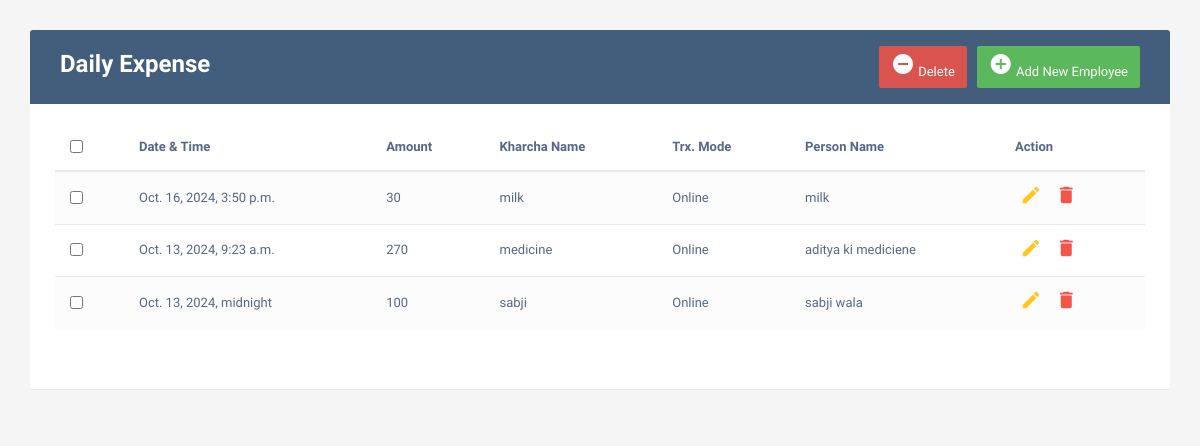
The page / on the database its author committed.
### expense/models.py (models this page shows)
class Expense(models.Model):
    date = models.DateTimeField()  # Use DateField for dates
    amount = models.IntegerField(default=0)  # No max_length for IntegerField
    kname = models.CharField(max_length=200)
    mode = models.CharField(max_length=200)
    pname = models.CharField(max_length=200)
    def __str__(self):
        return self.kname

### expense/views.py (the view)
# urls.py: 2. Add a URL to urlpatterns:  path('', views.home, name='home')
def home(request):
    expense = Expense.objects.all()[::-1]
    data ={
        'expense' : expense,
    }
    return render(request,"index.html", data)

### template/index.html (shortened to what this page needs)
<!DOCTYPE html>
<html lang="en">
<head>
<link rel="stylesheet" href="https://maxcdn.bootstrapcdn.com/font-awesome/4.7.0/css/font-awesome.min.css">
<link rel="stylesheet" href="https://maxcdn.bootstrapcdn.com/bootstrap/3.3.7/css/bootstrap.min.css">
</head>
<body>
    <div class="container">
        <div class="table-wrapper">
            <div class="table-title">
                <div class="row">
                    <div class="col-sm-6">
                        <h2><b>Daily Expense</b></h2>
                    </div>
                    <div class="col-sm-6 text-right">
                        <a href="#addEmployeeModal" class="btn btn-success" data-toggle="modal">
                            <i class="material-icons">&#xE147;</i> <span>Add New Employee</span>
                        </a>
                        <a href="#deleteEmployeeModal" class="btn btn-danger" data-toggle="modal">
                            <i class="material-icons">&#xE15C;</i> <span>Delete</span>
                        </a>
                    </div>
                </div>
            </div>
            <div class="table-responsive">
                <table class="table table-striped table-hover">
                    <thead>
                        <tr>
                            <th>
                                <span class="custom-checkbox">
                                    <input type="checkbox" id="selectAll">
                                </span>
                            </th>
                            <th>Date & Time</th>
                            <th>Amount</th>
                            <th>Kharcha Name</th>
                            <th>Trx. Mode</th>
                            <th>Person Name</th>
                            <th>Action</th>
                        </tr>
                    </thead>
                    <tbody>
                        {% for i in expense %}
                            <tr>
                                <td>
                                    <span class="custom-checkbox">
                                        <input type="checkbox" id="checkbox{{ forloop.counter }}" name="options[]" value="{{ i.id }}">
                                    </span>
                                </td>
                                <td>{{ i.date }}</td>
                                <td>{{ i.amount }}</td>
                                <td>{{ i.kname }}</td>
                                <td>{{ i.mode }}</td>
                                <td>{{ i.pname }}</td>
                                <td>
                                    <a href="#editEmployeeModal-{{forloop.counter}}" class="edit" data-toggle="modal"><i class="material-icons" data-toggle="tooltip" title="Edit">&#xE254;</i></a>
                                    <a href="#deleteEmployeeModal-{{forloop.counter}}" class="delete" data-toggle="modal"><i class="material-icons" data-toggle="tooltip" title="Delete">&#xE872;</i></a>
                                </td>
                            </tr>
                        {% endfor %}
                    </tbody>
                </table>
            </div>
        </div>
    </div>
</body>
</html>

### template/index.html (style rules this page uses)
body { color: #566787; background: #f5f5f5; font-family: 'Varela Round', sans-serif; font-size: 13px; }
.table-wrapper { background: #fff; padding: 20px 25px; margin: 30px 0; border-radius: 3px; box-shadow: 0 1px 1px rgba(0, 0, 0, .05); }
.table-title { padding-bottom: 15px; background: #435d7d; color: #fff; padding: 16px 30px; margin: -20px -25px 10px; border-radius: 3px 3px 0 0; }
.table-title h2 { margin: 5px 0 0; font-size: 24px; }
.table-title .btn { color: #fff; float: right; font-size: 13px; border: none; min-width: 50px; border-radius: 2px; outline: none !important; margin-left: 10px; }
table.table tr th, table.table tr td { border-color: #e9e9e9; padding: 12px 15px; vertical-align: middle; }
table.table-striped tbody tr:nth-of-type(odd) { background-color: #fcfcfc; }
table.table td:last-child i { opacity: 0.9; font-size: 22px; margin: 0 5px; }
table.table td a { font-weight: bold; color: #566787; display: inline-block; text-decoration: none; }
table.table td a.edit { color: #FFC107; }
table.table td a.delete { color: #F44336; }
table.table td i { font-size: 19px; }
.table-responsive { margin: 20px 0; }

### rows shown on the page
Expense: date "Oct. 16, 2024, 3:50 p.m.", amount "30", kname "milk", mode "Online", pname "milk"
Expense: date "Oct. 13, 2024, 9:23 a.m.", amount "270", kname "medicine", mode "Online", pname "aditya ki mediciene"
Expense: date "Oct. 13, 2024, midnight", amount "100", kname "sabji", mode "Online", pname "sabji wala"
